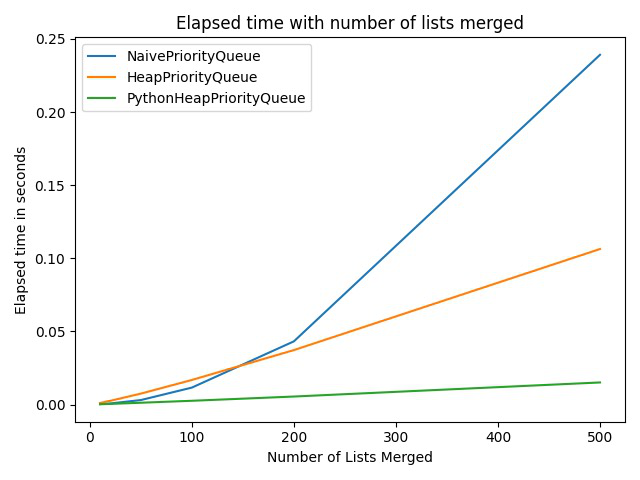

Reproduce this figure in Python.
# Problem 3-C -- Priority Queues -- for Homework 6 of CS107
# Extended by: Max Li

from P3 import timeit
from P3 import NaivePriorityQueue, HeapPriorityQueue, PythonHeapPriorityQueue

from matplotlib import pyplot as plt

ns = (10, 20, 50, 100, 200, 500)
naive_time = timeit(ns=ns, pqclass=NaivePriorityQueue)
myheap_time = timeit(ns=ns, pqclass=HeapPriorityQueue)
pythonheap_time = timeit(ns=ns, pqclass=PythonHeapPriorityQueue)

plt.plot(ns, naive_time, label="NaivePriorityQueue")
plt.plot(ns, myheap_time, label="HeapPriorityQueue")
plt.plot(ns, pythonheap_time, label="PythonHeapPriorityQueue")

plt.xlabel('Number of Lists Merged')
plt.ylabel('Elapsed time in seconds')
plt.title('Elapsed time with number of lists merged')
plt.legend()
plt.show()
